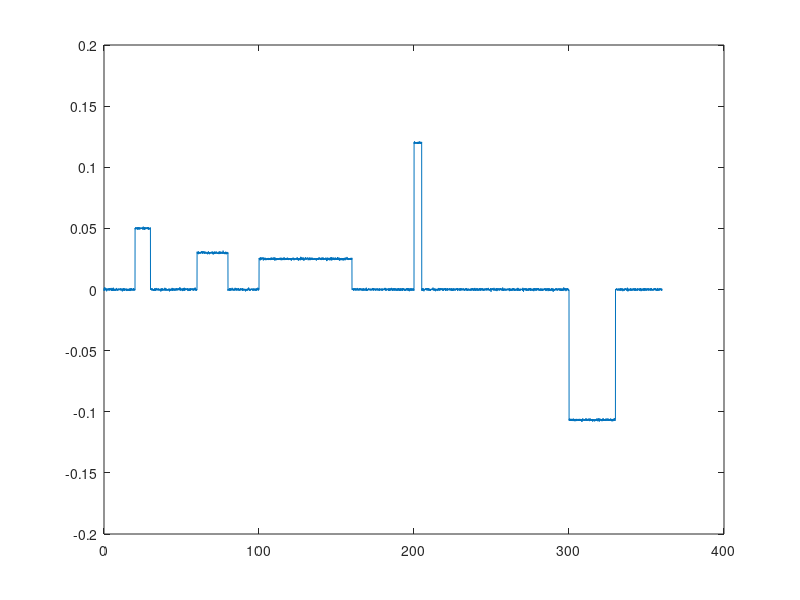

This chart was generated by the following MATLAB code:
close all;

M = csvread('week06CartAcceleration.csv');

t = M(:, 1);
a = M(:, 2);
plot(t, a);

dt = M(2,1) - M(1, 1);  % 2nd row - 1st row in column 1 = Delta t.

n = length(M) - 1;

change_in_v = 0;
for (i = 1:n)
    change_in_v = change_in_v + a(i)*dt;
end
change_in_v

mean(a)